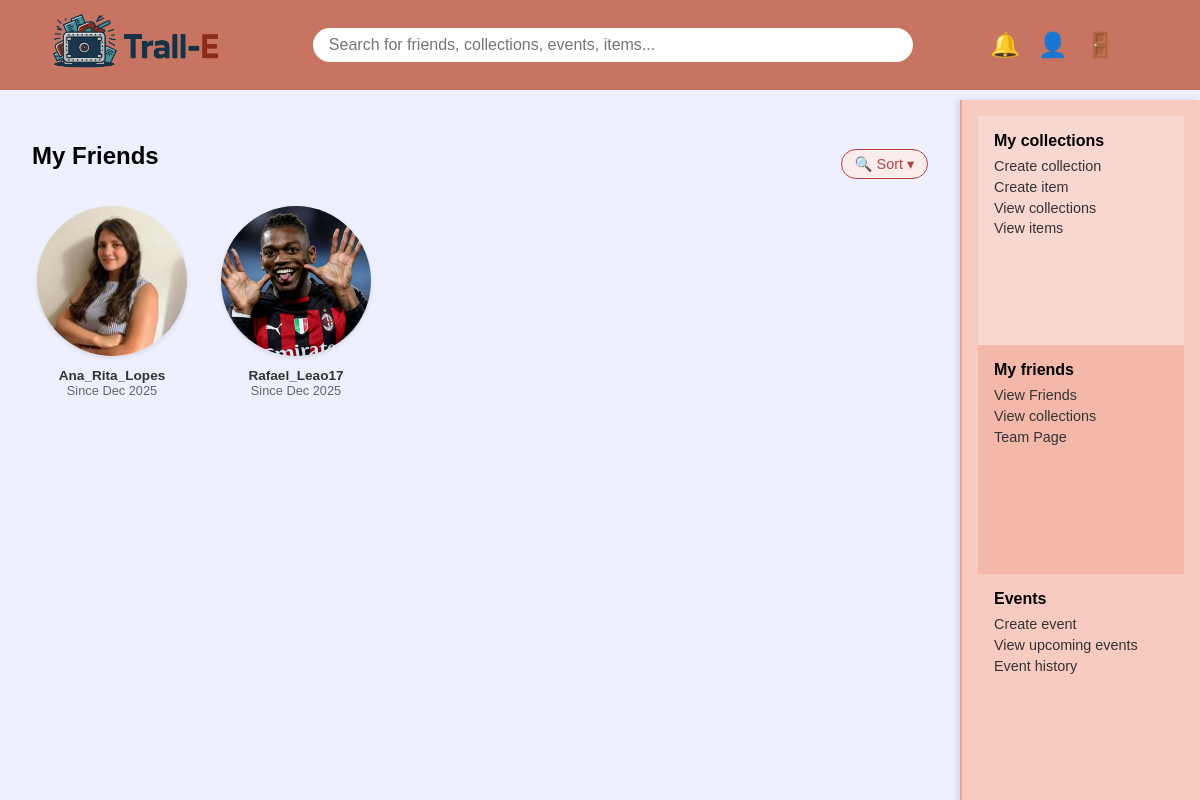
The app's page /public_html/userfriendspage.php?user_id=1 (signed in) with its own data.
### tables this page shows
CREATE TABLE `friends` (
  `user_id` int(11) NOT NULL,
  `friend_id` int(11) NOT NULL,
  `start_date` date NOT NULL DEFAULT current_timestamp()
);

CREATE TABLE `image` (
  `image_id` int(11) NOT NULL,
  `url` varchar(255) NOT NULL
);

CREATE TABLE `user` (
  `user_id` int(11) NOT NULL,
  `image_id` int(11) DEFAULT 11,
  `username` varchar(100) NOT NULL,
  `dob` date DEFAULT NULL,
  `email` varchar(120) DEFAULT NULL,
  `country` varchar(80) DEFAULT NULL,
  `password` text NOT NULL,
  `notify_enabled` tinyint(1) NOT NULL DEFAULT 1,
  `theme` enum('light','dark') NOT NULL DEFAULT 'light'
);

### public_html/userfriendspage.php (the view, shortened to what this page needs)
<?php
$isGuest = isset($_SESSION['is_guest']) && $_SESSION['is_guest'] === true;
if ($isGuest || !isset($_SESSION['user_id'])) {
    $currentUserId = null;
} else {
    $currentUserId = (int) $_SESSION['user_id'];
}
$profileUserId = filter_input(INPUT_GET, 'user_id', FILTER_VALIDATE_INT);
require_once __DIR__ . "/db.php";
$profileUsername = "User";
if ($profileUserId !== null) {
    $sqlUserName = "SELECT username FROM user WHERE user_id = ?";
    $stmtName = $conn->prepare($sqlUserName);
    $stmtName->bind_param("i", $profileUserId);
    $stmtName->execute();
    $resName = $stmtName->get_result();
    if ($rowName = $resName->fetch_assoc()) {
        $profileUsername = $rowName['username'];
    }
}
$sort = isset($_GET['sort']) ? $_GET['sort'] : 'alpha-asc';
switch ($sort) {
    case 'alpha-asc':   $orderBy = "u.username ASC"; break;
}
$friends = [];
if ($currentUserId !== null) {
    $sql = "
        SELECT
            u.user_id,
            u.username,
            u.image_id,
            u.country,
            u.email,
            img.url AS friend_image,
            f.start_date
        FROM friends f
        INNER JOIN user u ON f.friend_id = u.user_id
        LEFT JOIN image img ON u.image_id = img.image_id
        WHERE f.user_id = ?
        ORDER BY $orderBy
    ";
    $stmt = $conn->prepare($sql);
    $stmt->bind_param("i", $profileUserId);
    $stmt->execute();
    $result = $stmt->get_result();
    while ($row = $result->fetch_assoc()) {
        $friends[] = $row;
    }
}
?>
<!DOCTYPE html>
<html lang="en">
<head>
  <link rel="stylesheet" href="userfriendspage.css">
</head>
<body>
<header>
    <a href="homepage.php" class="logo">
        <img src="images/TrallE_2.png" alt="logo" />
    </a>
    <div class="search-bar">
        <form action="search.php" method="GET">
            <input type="text" name="q" placeholder="Search for friends, collections, events, items..." required>
        </form>
    </div>
    <div class="icons">
        <?php include __DIR__ . '/notifications_popup.php'; ?>
        <a href="userpage.php" class="icon-btn" aria-label="Perfil">👤</a>
        <button class="icon-btn" id="logout-btn" aria-label="Logout">🚪</button>
    </div>
</header>
<div class="main">
    <div class="content">
        <section class="friends">
            <div class="friends-header">
                <h2>
                    <?php
                        if ($profileUserId === $currentUserId) {
                            echo "My Friends";
                        } else {
                            echo htmlspecialchars($profileUsername) . "'s Friends";
                        }
                    ?>
                </h2>
                <button class="filter-toggle" id="filterToggle">
                    &#128269; Sort ▾
                </button>
            </div>
            <div class="friends-grid">
                <?php if ($currentUserId === null): ?>
                    <p style="margin-top:20px; text-align:left; white-space:nowrap; font-size:18px;">
                        You are browsing as a guest.
                        <a href="login.php" style="color:#7a1b24; font-weight:600; text-decoration:none;">
                            Log in
                        </a>
                        to view and manage your friends list.
                    </p>
                <?php else: ?>
                    <?php foreach ($friends as $friend): ?>
                        <?php
                            $imgSrc = !empty($friend['friend_image'])
                                ? $friend['friend_image']
                                : 'images/default_avatar.png';
                            $since = !empty($friend['start_date'])
                                ? date("M Y", strtotime($friend['start_date']))
                                : '';
                        ?>
                        <div class="friend">
                            <a href="friendpage.php?user_id=<?php echo $friend['user_id']; ?>">
                                <img src="<?php echo htmlspecialchars($imgSrc); ?>"
                                     alt="<?php echo htmlspecialchars($friend['username']); ?>">
                            </a>
                            <p class="friend-name">
                                <strong>
                                    <a href="friendpage.php?user_id=<?php echo $friend['user_id']; ?>">
                                        <?php echo htmlspecialchars($friend['username']); ?>
                                    </a>
                                </strong>
                            </p>
                            <?php if ($since): ?>
                                <p style="font-size:0.8rem; color:#666;">Since <?php echo $since; ?></p>
                            <?php endif; ?>
                        </div>
                    <?php endforeach; ?>
                <?php endif; ?>
            </div>
        </section>
    </div>
</div>
<aside class="sidebar">
    <div class="sidebar-section collections-section">
        <h3>My collections</h3>
        <p><a href="collectioncreation.php">Create collection</a></p>
        <p><a href="itemcreation.php">Create item</a></p>
        <p><a href="mycollectionspage.php">View collections</a></p>
        <p><a href="myitems.php">View items</a></p>
    </div>
    <div class="sidebar-section friends-section">
        <h3>My friends</h3>
        <p><a href="userfriendspage.php">View Friends</a></p>
        <p><a href="allfriendscollectionspage.php">View collections</a></p>
        <p><a href="teampage.php">Team Page</a></p>
    </div>
    <div class="sidebar-section events-section">
        <h3>Events</h3>
        <p><a href="createevent.php">Create event</a></p>
        <p><a href="upcomingevents.php">View upcoming events</a></p>
        <p><a href="eventhistory.php">Event history</a></p>
    </div>
</aside>
</body>
</html>

### public_html/userfriendspage.css (style rules this page uses)
body { overflow-y: scroll; }
.content { margin-right: 240px; padding: 2rem; background: #eef0ff; }
.friends { flex: 2; margin-bottom: 1rem; }
.friends h2 { font-weight: bold; margin-bottom: 1rem; }
.friends-grid { display: grid; grid-template-columns: repeat(5, 1fr); gap: 1.5rem; justify-items: center; }
.friend { text-align: center; }
.friend img { width: 150px; height: 150px; border-radius: 50%; object-fit: cover; box-shadow: 0 2px 4px rgba(0, 0, 0, 0.1); }
.friend-name { font-size: 0.85rem; margin-top: 0.5rem; color: #333; }
.collections-section { background-color: #f9d7d1; }
.friends-section { background-color: #f3b8aa ; }
.events-section { background-color: transparent; }

### public_html/homepage.css (style rules this page uses)
* { margin: 0; padding: 0; box-sizing: border-box; }
html, body { height: 100%; margin: 0; padding: 0; display: flex; flex-direction: column; }
body { font-family: Arial, sans-serif; background: #eef0ff; display: flex; flex-direction: column; height: 100vh; overflow-y: auto; }
header { height: 90px; width: 100%; background: #c77462; display: flex; align-items: center; justify-content: space-between; padding: 0 2rem; position: fixed; top: 0; z-index: 999; }
.logo { height: 90px; object-fit: contain; margin-top: 15px; }
.logo img { height: 90px; }
.search-bar { flex: 1; max-width: 600px; margin: 0 1rem; }
.search-bar input { width: 100%; padding: 0.5rem 1rem; border-radius: 20px; border: none; font-size: 1rem; }
.icons { display: flex; gap: 0.5rem; align-items: center; padding-right: 3rem; justify-content: flex-end; position: relative; }
.icon-btn { background: none; border: none; cursor: pointer; font-size: 1.5rem; padding: 0.3rem; transition: transform 0.2s ease; }
.main { display: flex; flex: 1; height: auto; min-height: 0; position: relative; }
.sidebar { position: fixed; top: 100px; right: 0; width: 240px; background: #f8cbc1; padding: 1rem; height: calc(100vh - 80px); overflow-y: hidden; z-index: 10; border-left: 2px solid #e1a79e; box-shadow: -3px 0 6px rgba(0, 0, 0, 0.1); }
.sidebar-section { padding: 1rem; height: 33.3%; }
.sidebar-section h3 { font-size: 1rem; margin-bottom: 0.5rem; font-weight: bold; }
.sidebar-section p { color: #333; font-size: 0.9rem; cursor: pointer; margin: 0.3rem 0; transition: color 0.2s ease; }
.collections-section { background-color: #f9d7d1; }
.friends-section { background-color: #f3b8aa; }
.events-section { background-color: transparent; }
.content { flex: 1; min-height: 0; overflow-y: auto; padding: 1rem; background: #eef0ff; margin-right: 240px; margin-top: 110px; }
.events-section { margin-bottom: 2rem; }
a { color: inherit; text-decoration: none; }

### public_html/userfriendspage.php (style rules this page uses)
.friends-header { display: flex; align-items: center; justify-content: space-between; position: relative; margin-bottom: 20px; }
.filter-toggle { display: inline-flex; align-items: center; gap: 0.25rem; padding: 0.35rem 0.8rem; border-radius: 999px; border: 1px solid #b54242; background-color: #fbecec; font-size: 0.9rem; cursor: pointer; color: #b54242; }

### records on screen
friends: image.url (picture), friend.username "Ana_Rita_Lopes", start_date "Dec 2025"
friends: image.url (picture), friend.username "Rafael_Leao17", start_date "Dec 2025"
